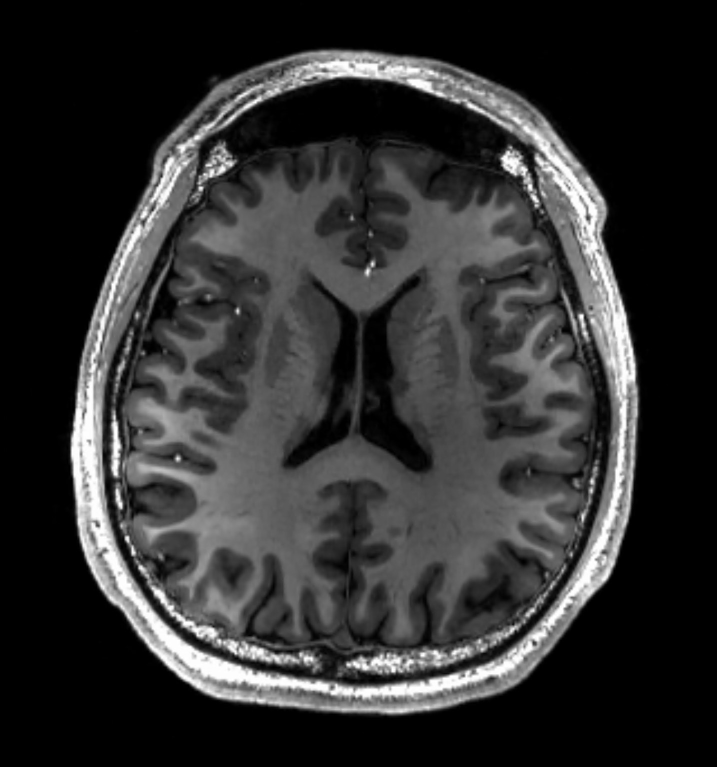
#> input picture MRI_of_Human_Brain.jpg, 1433 x 1534 px (shown at 1/2 size)
$ python brainMri.py
#> lines starting #> are read from the running program, lines starting #| are printed output that depends on the picture; after the words box and inside, x2 and y2 are one past the last pixel; in counts of white or black regions, pixels touching at a corner belong together
import os
import numpy as np
import matplotlib.pyplot as plt
from skimage import io, color, filters, morphology, exposure, img_as_float, img_as_ubyte, metrics
from skimage.transform import resize
from scipy.ndimage import convolve, gaussian_gradient_magnitude

class MediaPlayer:
    @staticmethod
    def display_images(images, titles=None, x_labels=None, suptitle=None, cmaps=None):
        num_images = len(images)
        if titles is None:
            titles = [''] * num_images
        if x_labels is None:
            x_labels = [''] * num_images
        if cmaps is None:
            cmaps = ['gray'] * num_images

        assert len(titles) == num_images, "The number of images must match the number of titles."
        assert len(x_labels) == num_images, "The number of images must match the number of X-axis labels."
        assert len(cmaps) == num_images, "The number of images must match the number of colormaps."
    # [11 lines of commented-out code are left out]

    @staticmethod
    def display_histograms(images, titles=None, bins=256, color='black', suptitle=None):
        num_images = len(images)
        if titles is None:
            titles = [''] * num_images

        assert len(titles) == num_images, "The number of images must match the number of titles."

        plt.figure(figsize=(num_images * 4, 4))
        plt.suptitle(suptitle, fontsize=16)
        for i, (image, title) in enumerate(zip(images, titles)):
            ax = plt.subplot(1, num_images, i + 1)
            if image.ndim == 2:
                plt.hist(image.ravel(), bins=bins, color=color, alpha=0.75)
            else:
                for j, color in enumerate(['red', 'green', 'blue']):
                    plt.hist(image[:, :, j].ravel(), bins=bins, color=color, alpha=0.75, label=f'{color} channel')
                plt.legend()
            plt.title(title)
            plt.xlabel('Pixel Intensity')
            plt.ylabel('Number of Pixels')
        plt.tight_layout()
        plt.show()

def resize_image(image, new_height, new_width):
    resized_image = resize(image, (new_height, new_width), anti_aliasing=True)
    return resized_image

def normalize_image(image):
    image = img_as_float(image)
    min_value = np.min(image)
    dynamic_range = np.max(image) - min_value
    normalized_image = (image - min_value) / dynamic_range
    return normalized_image

def read_image(image_path):
#> called with image_path = 'MRI_of_Human_Brain.jpg'
    image = io.imread(image_path)
#> image is the input picture: shape (1534, 1433, 3); min 0, max 255, mean 48.6
    if len(image.shape) == 3 and image.shape[2] == 3:
        image = color.rgb2gray(image)
#> image: shape (1534, 1433) float64
    image = resize_image(image, 256, 256)
#> in resize_image, `resized_image = resize(image, (new_height, new_width), anti_aliasing=T..`:
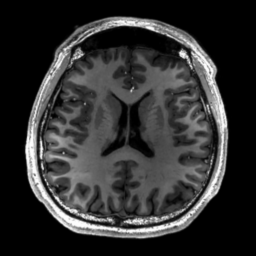
#> resized_image: shape (256, 256) float64; min 0, max 0.994, mean 0.191
    return img_as_ubyte(image)

# Burada, görüntü dosyalarını yüklemek için dosya yolunu belirtin.
image_files = ['MRI_of_Human_Brain.jpg']  # Örnek: ['image1.jpg', 'image2.jpg']
images = [read_image(file_name) for file_name in image_files]
#> images = 1 item

titles = [f'Image {i+1}' for i in range(len(images))]
#> titles = ['Image 1']
MediaPlayer.display_images(images, titles)
#> in display_images, `num_images = len(images)`: num_images = 1
#> in display_images, `x_labels = [''] * num_images`: x_labels = ['']
#> in display_images, `cmaps = ['gray'] * num_images`: cmaps = ['gray']

image = images[0]

def edge_stop_function(gradient, beta):
    return 1.0 / (1.0 + (gradient / beta)**2)

def anisotropic_diffusion_filter(image, alpha, beta, iterations):
#> called with alpha = 0.1, beta = 0.1, iterations = 3
    image = img_as_float(image.copy())
#> image: shape (256, 256) float64
    for _ in range(iterations):
        gradient_magnitude = gaussian_gradient_magnitude(image, sigma=1)
        c = edge_stop_function(gradient_magnitude, beta)
        diff_north = convolve(image, np.array([[0, 1, 0], [0, -1, 0], [0, 0, 0]]))
        diff_south = convolve(image, np.array([[0, 0, 0], [0, -1, 0], [0, 1, 0]]))
        diff_east = convolve(image, np.array([[0, 0, 0], [0, -1, 1], [0, 0, 0]]))
        diff_west = convolve(image, np.array([[0, 0, 0], [1, -1, 0], [0, 0, 0]]))
        image += alpha * (c * diff_north + c * diff_south + c * diff_east + c * diff_west)
#> this loop made 3 passes
#> pass 1, in anisotropic_diffusion_filter, `diff_south = convolve(image, np.array([[0, 0, 0], [0, -1, 0], [0, 1, 0..`:
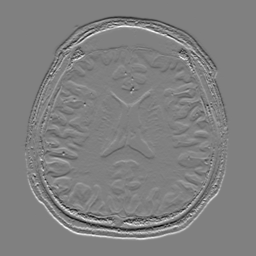
#> diff_south: shape (256, 256) float64; min -0.549, max 0.541, mean -2.17e-19; drawn with min black and max white
    return img_as_ubyte(image)

alpha = 0.1
beta = 0.1
iterations = 3

image_filtered = anisotropic_diffusion_filter(image, alpha, beta, iterations)
score_value = metrics.structural_similarity(image, image_filtered)
#> score_value = 0.987
MediaPlayer.display_images([image, image_filtered], ["Original Image", "Filtered Image"], ["", f'SSIM: {score_value:.5f}'])

def skull_stripping(image, se_closing, se_erosion, skull_remove_area=2000, show_pipeline=False):
#> called with se_closing = array of shape (5, 5), skull_remove_area = 2000, show_pipeline = True
    threshold_value = filters.threshold_otsu(image)
#> threshold_value = 65
    binary_image = image > threshold_value
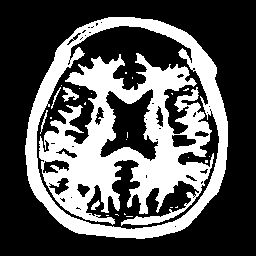
#> binary_image: shape (256, 256) bool; 34.2% white; 26 white regions (20 under 20 px), largest, box (x1, y1, x2, y2) and area: (39, 53, 214, 226) 14130, (25, 17, 228, 239) 7964, (62, 87, 79, 102) 115, (91, 200, 100, 210) 46, (40, 110, 48, 134) 44, (51, 87, 61, 109) 39
    filled_image = morphology.closing(binary_image, se_closing)
#> filled_image: shape (256, 256) bool; 37.3% white; 7 white regions (6 under 20 px), largest, box (x1, y1, x2, y2) and area: (25, 17, 228, 239) 24402
    filled_image = morphology.remove_small_holes(filled_image, area_threshold=skull_remove_area)
#> filled_image: shape (256, 256) bool; 44.3% white; 5 white regions (4 under 20 px), largest, box (x1, y1, x2, y2) and area: (25, 17, 228, 239) 29032
    eroded_image = morphology.erosion(filled_image, se_erosion)
#> eroded_image: shape (256, 256) bool; 17% white; 1 white region, box (x1, y1, x2, y2) and area: (41, 75, 212, 223) 11163
    skull_stripped_image = np.where(eroded_image, image, 0)
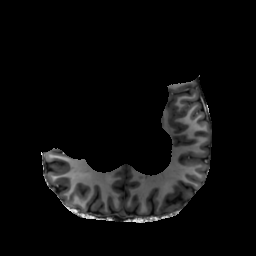
#> skull_stripped_image: shape (256, 256); min 0, max 243, mean 13.1
    if show_pipeline:
        MediaPlayer.display_images(images=[image, binary_image, filled_image, eroded_image, skull_stripped_image],
                                   titles=['Original Image', 'Thresholded Image', 'Hole Filled Image', 'Eroded Image', "Skull Stripped Image"],
                                   x_labels=["", f'Threshold at {threshold_value:.2f}', '', '', ''])
    return img_as_ubyte(skull_stripped_image)

skull_stripped_image = skull_stripping(image, se_closing=morphology.disk(2), skull_remove_area=2000, se_erosion=morphology.disk(16), show_pipeline=True)

score_value = metrics.structural_similarity(image, skull_stripped_image)
#> score_value = 0.542
MediaPlayer.display_images([image, skull_stripped_image], ["Original Image", "Skull Stripped Image"], ["", ''])

def contrast_enhancement(image):
    contrasted_image = exposure.equalize_hist(image)
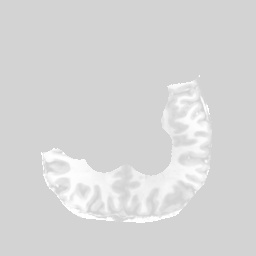
#> contrasted_image: shape (256, 256) float64; min 0.83, max 1, mean 0.844
    contrasted_image = normalize_image(contrasted_image)
#> in normalize_image, `min_value = np.min(image)`: min_value = 0.83
#> in normalize_image, `dynamic_range = np.max(image) - min_value`: dynamic_range = 0.17
#> in normalize_image, `normalized_image = (image - min_value) / dynamic_range`:
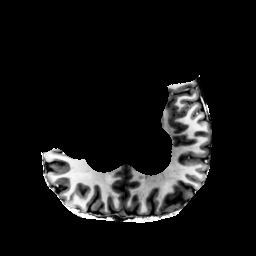
#> normalized_image: shape (256, 256) float64; min 0, max 1, mean 0.0859
    return img_as_ubyte(contrasted_image)

def check_pixel_intensity(image, lower_bound=50, upper_bound=100, threshold=2300):
    # Piksel yoğunluklarını ve sayısını hesapla
#> called with lower_bound = 50, upper_bound = 100, threshold = 2500
    pixel_counts, pixel_intensities = np.histogram(image.ravel(), bins=256, range=(0, 256))
#> pixel_counts = 256 values, max 54391 at index 0, min 0 at index 17, mean 256; pixel_intensities = 257 values from 0 to 256

    # İlgili yoğunluk aralığındaki piksellerin sayısını hesapla
    intensity_range_count = np.sum(pixel_counts[lower_bound:upper_bound+1])
#> intensity_range_count = 2133

    # Uyarı yazdır
    if intensity_range_count > threshold:
        print(f"Uyarı: Piksel yoğunluğu {lower_bound} ile {upper_bound} arasında olan piksellerin sayısı {intensity_range_count} ({threshold}'den fazla)!")
    else:
        print(f"Piksel yoğunluğu {lower_bound} ile {upper_bound} arasında olan piksellerin sayısı {intensity_range_count}.")
#| Piksel yoğunluğu 50 ile 100 arasında olan piksellerin sayısı 2133.

    return pixel_counts, pixel_intensities


contrasted_image = contrast_enhancement(skull_stripped_image)
pixel_counts, pixel_intensities = check_pixel_intensity(contrasted_image, lower_bound=50, upper_bound=100, threshold=2500)
#> pixel_intensities = 257 values from 0 to 256

fig, axs = plt.subplots(2, 2, figsize=(12, 8))
axs[0, 0].imshow(skull_stripped_image, cmap='gray')
axs[0, 0].set_title('Skull Stripped Image')
axs[0, 0].axis('off')
axs[0, 1].imshow(contrasted_image, cmap='gray')
axs[0, 1].set_title('Contrasted Image')
axs[0, 1].axis('off')
axs[1, 0].hist(skull_stripped_image.ravel(), bins=256, range=(0, 256), color='black')
axs[1, 0].set_title('Skull Stripped Image Histogram')
axs[1, 1].hist(contrasted_image.ravel(), bins=256, range=(0, 256), color='black')
axs[1, 1].set_title('Contrasted Image Histogram')
plt.tight_layout()
plt.show()
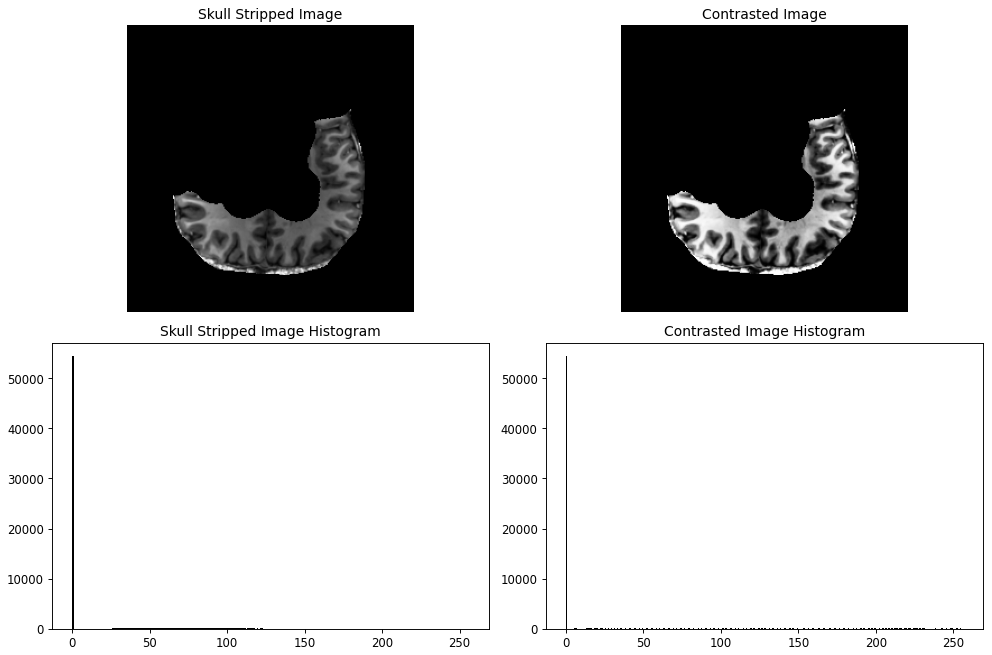
#> figure drawn by matplotlib, 4 panels; panel 3: tallest bar 54373 high, from x = 0 to 1; panel 4: tallest bar 54391 high, from x = 0 to 1

$ run again, with dataset-card.jpg copied over MRI_of_Human_Brain.jpg
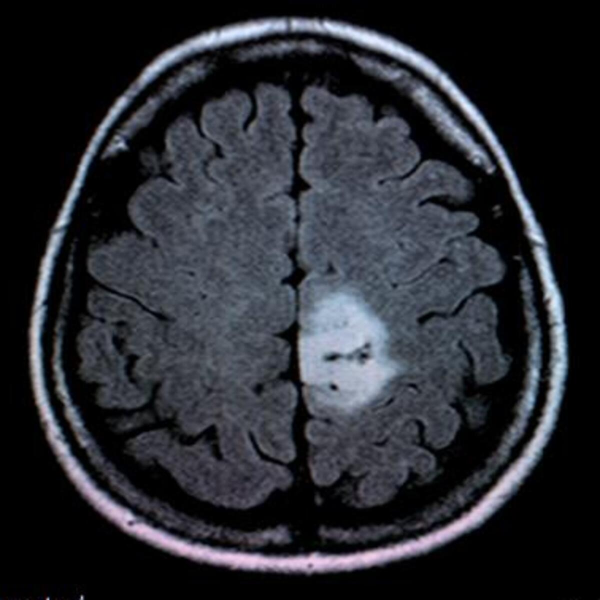
#> input picture dataset-card.jpg, 1200 x 1200 px (shown at 1/2 size)
#> in read_image, image is the input picture: shape (1200, 1200, 3); mean R, G, B 41.2, 43.3, 49.6
#> images = 1 item
#> titles = ['Image 1']
#> num_images = 1
#> x_labels = ['']
#> cmaps = ['gray']
#> `score_value = metrics.structural_similarity(image, image_filtered)`: score_value = 0.978
#> threshold_value = 48
#> in skull_stripping, `binary_image = image > threshold_value`:
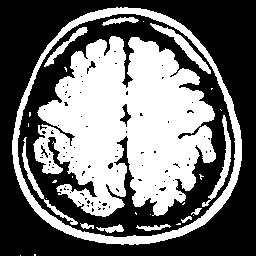
#> binary_image: shape (256, 256) bool; 43.9% white; 29 white regions (17 under 20 px), largest, box (x1, y1, x2, y2) and area: (33, 36, 216, 217) 21517, (12, 7, 242, 245) 4886, (150, 23, 211, 74) 534
#> eroded_image: shape (256, 256) bool; 17.5% white; 1 white region, box (x1, y1, x2, y2) and area: (50, 57, 196, 192) 11448
#> `score_value = metrics.structural_similarity(image, skull_stripped_image)`: score_value = 0.454
#> min_value = 0.825
#> dynamic_range = 0.175
#> in check_pixel_intensity, `pixel_counts, pixel_intensities = np.histogram(image.ravel(), bins=256..`: pixel_counts = 256 values, max 54107 at index 0, min 0 at index 19, mean 256; pixel_intensities = 257 values from 0 to 256
#> intensity_range_count = 2330
#| Piksel yoğunluğu 50 ile 100 arasında olan piksellerin sayısı 2330.
#> `pixel_counts, pixel_intensities = check_pixel_intensity(contrasted_ima..`: pixel_intensities = 257 values from 0 to 256
#> `plt.show()`:
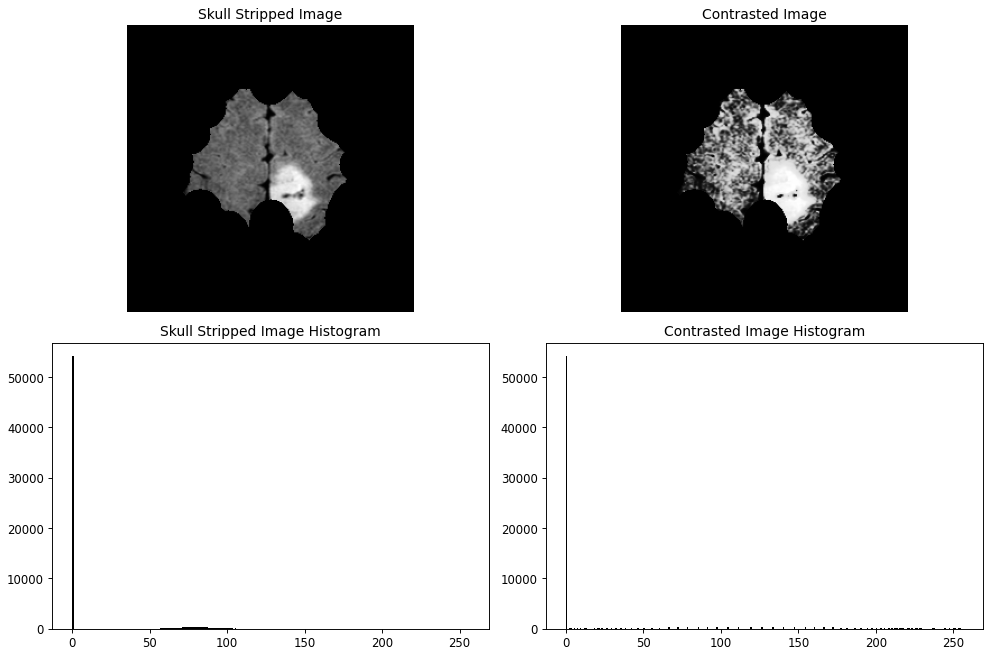
#> figure drawn by matplotlib, 4 panels; panel 3: tallest bar 54088 high, from x = 0 to 1; panel 4: tallest bar 54107 high, from x = 0 to 1

$ run again, with meningioma-scan.jpg copied over MRI_of_Human_Brain.jpg
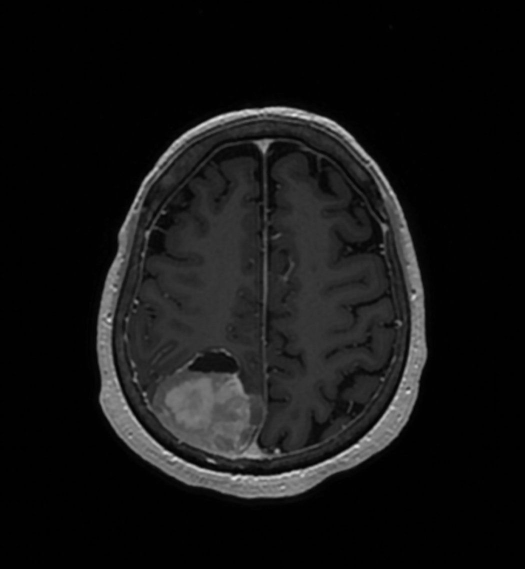
#> input picture meningioma-scan.jpg, 1050 x 1138 px (shown at 1/2 size)
#> in read_image, image is the input picture: shape (1138, 1050, 3); min 0, max 230, mean 20.4
#> images = 1 item
#> titles = ['Image 1']
#> num_images = 1
#> x_labels = ['']
#> cmaps = ['gray']
#> `score_value = metrics.structural_similarity(image, image_filtered)`: score_value = 0.987
#> threshold_value = 60
#> in skull_stripping, `binary_image = image > threshold_value`:
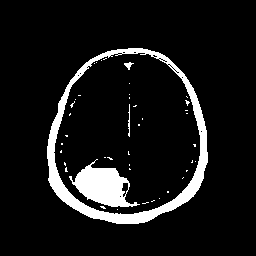
#> binary_image: shape (256, 256) bool; 8.9% white; 43 white regions (39 under 20 px), largest, box (x1, y1, x2, y2) and area: (47, 48, 208, 224) 3942, (69, 159, 140, 207) 1669, (128, 104, 130, 137) 44, (124, 62, 134, 70) 38
#> eroded_image: shape (256, 256) bool; 0.07% white; 1 white region, box (x1, y1, x2, y2) and area: (96, 184, 111, 190) 46
#> `score_value = metrics.structural_similarity(image, skull_stripped_image)`: score_value = 0.518
#> min_value = 0.999
#> dynamic_range = 0.000702
#> in check_pixel_intensity, `pixel_counts, pixel_intensities = np.histogram(image.ravel(), bins=256..`: pixel_counts = 256 values, max 65490 at index 0, min 0 at index 1, mean 256; pixel_intensities = 257 values from 0 to 256
#> intensity_range_count = 10
#| Piksel yoğunluğu 50 ile 100 arasında olan piksellerin sayısı 10.
#> `pixel_counts, pixel_intensities = check_pixel_intensity(contrasted_ima..`: pixel_intensities = 257 values from 0 to 256
#> `plt.show()`:
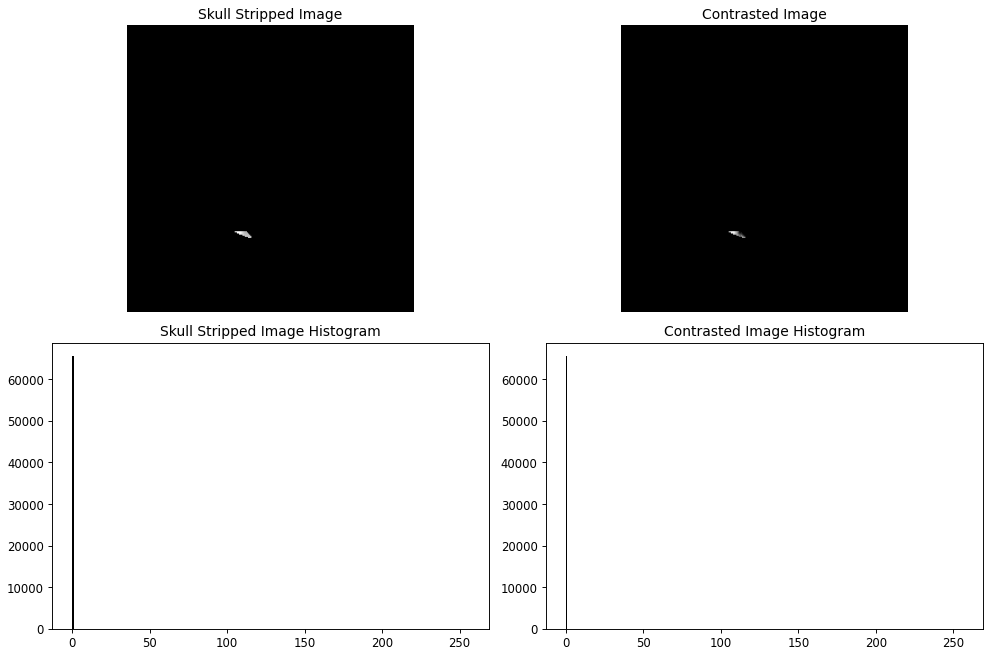
#> figure drawn by matplotlib, 4 panels; panel 3: tallest bar 65490 high, from x = 0 to 1; panel 4: tallest bar 65490 high, from x = 0 to 1
